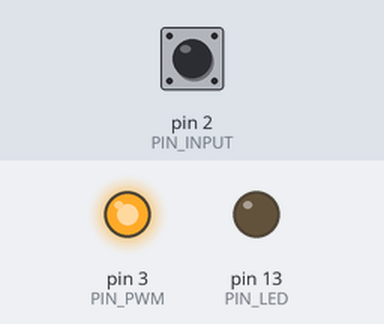
Bench run of a sketch on a simulated Arduino Uno, built with avr-gcc and run on an emulated ATmega328P. Parts: output pins drawn as LEDs (lit = HIGH). The test bench sets the inputs (shaded band); at power-on: pin 2 (PIN_INPUT) HIGH.

Above: at 2.7 s.
2.8 s: pin 2 (PIN_INPUT) pulled LOW for 3.2 s
At 6.4 s:
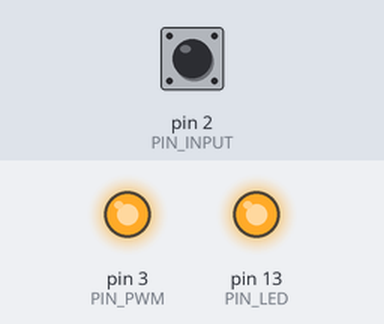
7.5 s: pin 2 (PIN_INPUT) pulled LOW for 0.15 s
At 8.4 s:
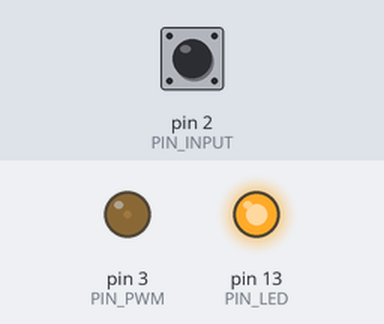
9.2 s: pin 2 (PIN_INPUT) pulled LOW for 1 s
At 11.1 s:
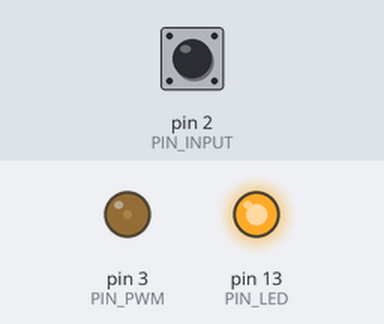
11.7 s: pin 2 (PIN_INPUT) pulsed LOW 5 times (0.12 s each, 0.3 s apart)
At 14.2 s:
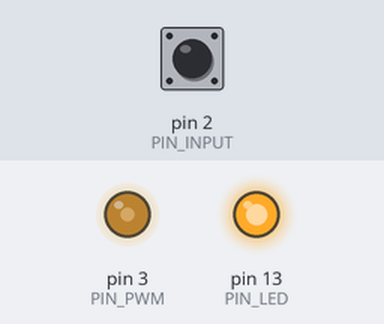
14.7 s: pin 2 (PIN_INPUT) pulsed LOW 2 times (0.12 s each, 0.3 s apart)
At 15.03 s:
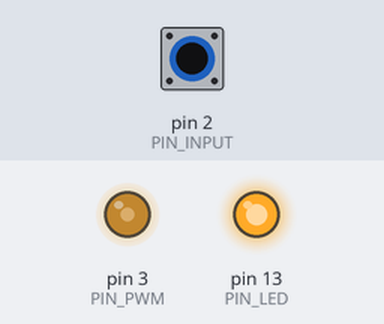
Timing chart, 0 to 17.7 s (numbered marks = the images above; inputs shaded):
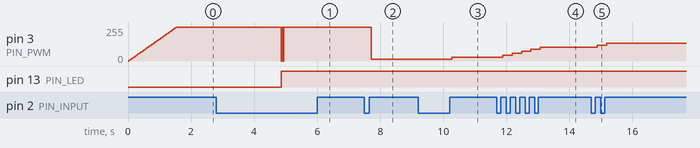

Measured:
- after the input at 2.8 s, pin 3 (PIN_PWM): alternates 255/255 for 0.03 s and 0/255 for 0.03 s, 4 changes in all, then stays 255/255, starting after 2.1 s; pin 13 (PIN_LED): LOW → HIGH after 2.1 s
- after the input at 7.5 s, pin 3 (PIN_PWM): 255/255 → 15/255 after 0.21 s
- after the input at 9.2 s, pin 3 (PIN_PWM): 15/255 → 30/255 after 1.1 s
- after the input at 11.7 s, pin 3 (PIN_PWM): moves from 30/255 to 105/255 over 1.2 s, starting after 0.18 s
- after the input at 14.7 s, pin 3 (PIN_PWM): 105/255 → 120/255 after 0.19 s, → 135/255 0.30 s later

The sketch:

lamba.ino
```cpp
//Include https://github.com/mathertel/OneButton library

#include <EEPROM.h>
#include <OneButton.h>

#define PIN_INPUT 2
#define PIN_LED 13
#define PIN_PWM 3

int parlaklik = 0;
bool ayarModu = false;

OneButton button(PIN_INPUT, true, true);

void setup() {
  //Serial.begin(9600);
  pinMode(PIN_LED, OUTPUT);
  pinMode(PIN_PWM, OUTPUT);
  button.attachLongPressStart(longpress_action);
  button.attachClick(click_action);
  button.setPressTicks(2000);
  parlaklik = EEPROM.read(0);
  //Serial.println("Baslangic parlakligi: " + String(parlaklik) );
  fadeIn(parlaklik);
}

void loop() {
  button.tick();
  delay(10);
}

void longpress_action()
{
  ayarModu = !ayarModu;
  if (ayarModu) {
    digitalWrite(PIN_LED, HIGH);

    analogWrite(PIN_PWM, 0);
    delay(30);
    analogWrite(PIN_PWM, parlaklik);
    delay(30);
    analogWrite(PIN_PWM, 0);
    delay(30);
    analogWrite(PIN_PWM, parlaklik);
    delay(30);

    //Serial.println("Ayar modu GIRIS");
  } else {
    EEPROM.update(0, parlaklik);
    digitalWrite(PIN_LED, LOW);

    analogWrite(PIN_PWM, 0);
    delay(30);
    analogWrite(PIN_PWM, parlaklik);
    delay(30);
    analogWrite(PIN_PWM, 0);
    delay(30);
    analogWrite(PIN_PWM, parlaklik);
    delay(30);

    //Serial.println("Ayar modu CIKIS");
    //Serial.println("Parlaklik Ayarlandi: " + String(parlaklik) );
  }
} // longpress_action

void click_action()
{
  if (ayarModu) {
    if (parlaklik + 15 > 255) {
      parlaklik = 0;
    }
    parlaklik = parlaklik + 15;
    analogWrite(PIN_PWM, parlaklik);
    //Serial.println("parlaklik = " + String(parlaklik));
  }
} //click_action

void fadeIn(int hedef)
{
  for (int i = 0 ; i <= hedef; i += 5) {
    analogWrite(PIN_PWM, i);
    delay(30);
  }
} //fadeIn
```
